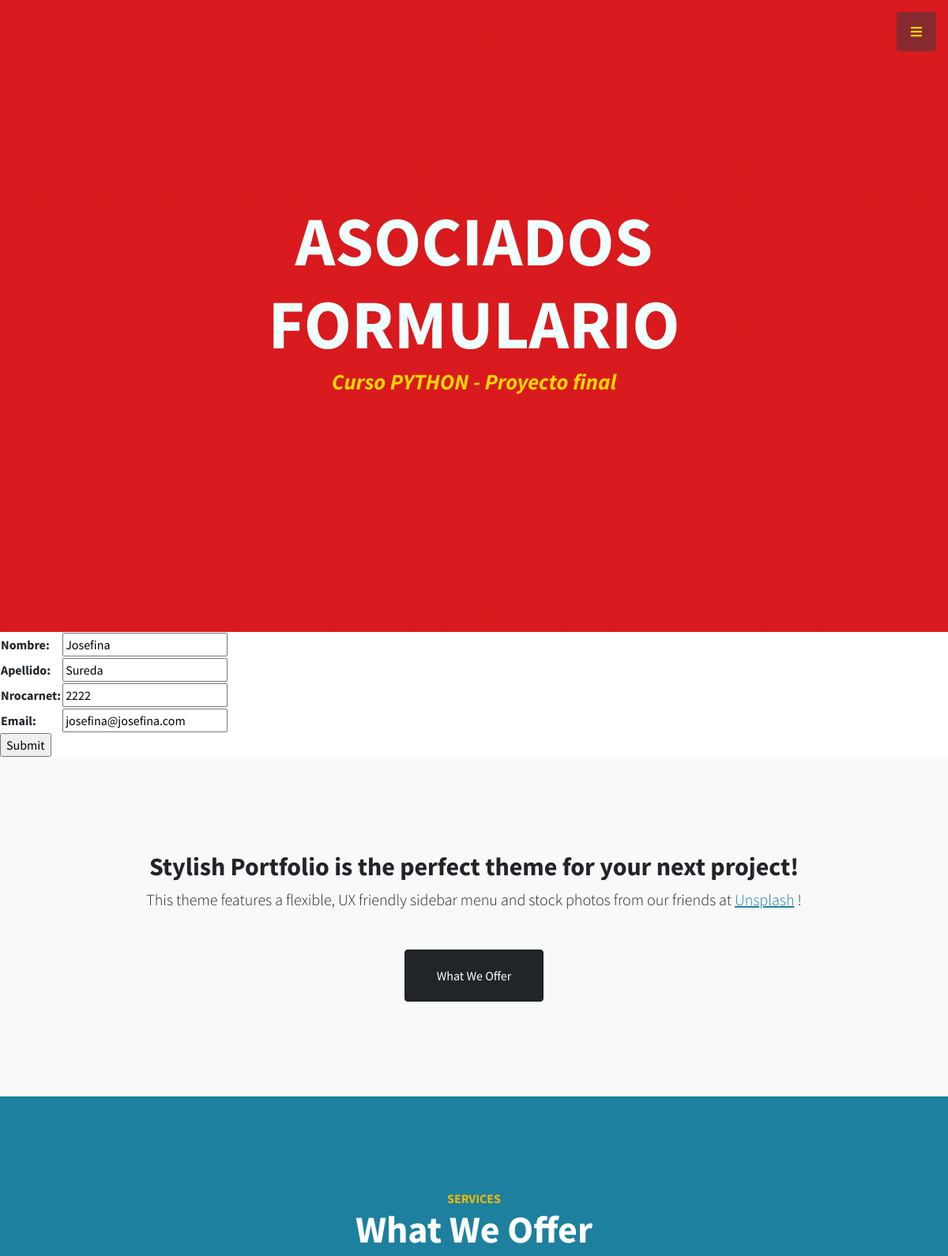
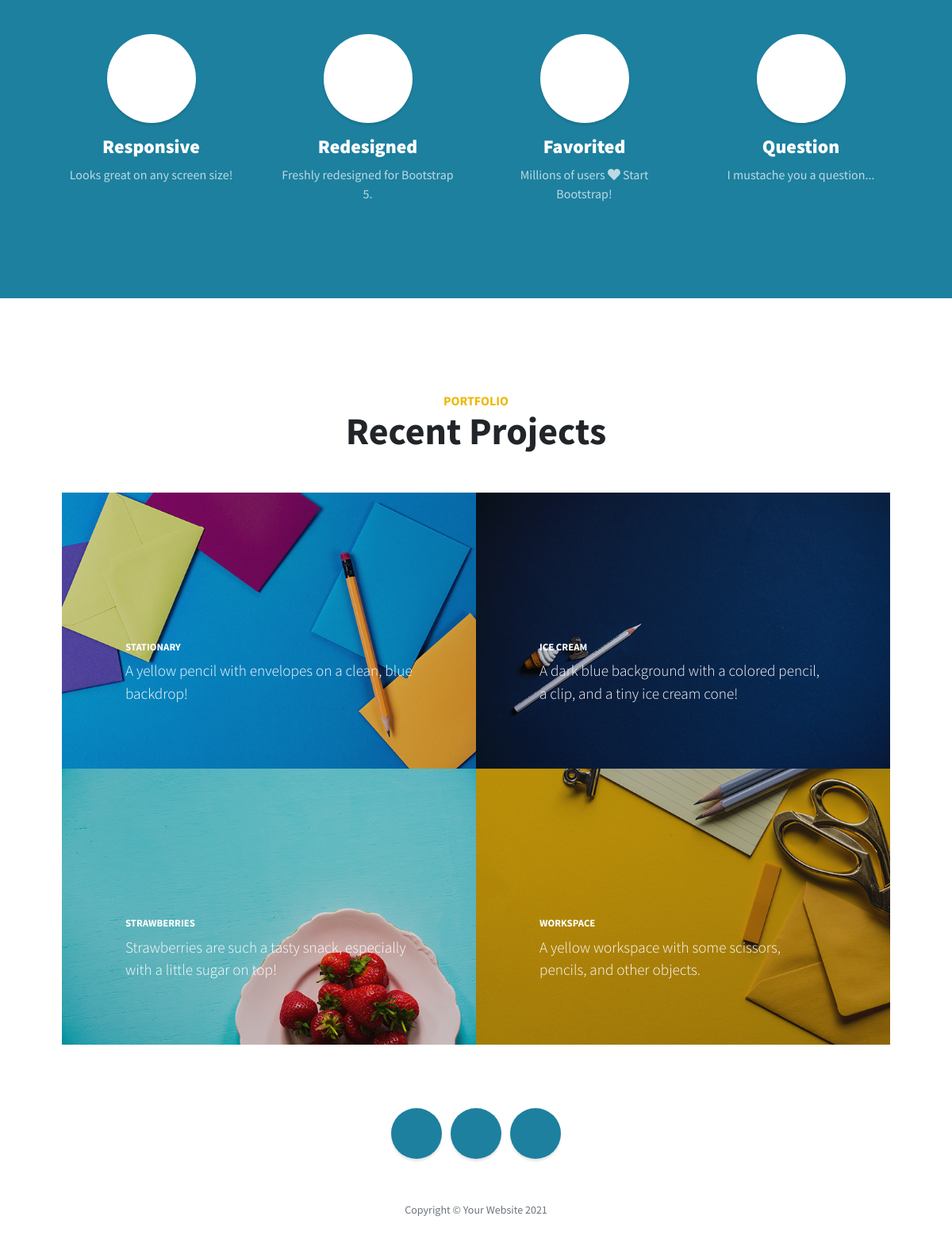
Page /App1/editarAsociados/Josefina/ on the committed database (2 pictures, top to bottom).
### App1/models.py (models this page shows, shortened)
class Asociados (models.Model):
    nombre = models.CharField(max_length=50)
    apellido = models.CharField(max_length=50)
    nroCarnet = models.IntegerField()
    email = models.EmailField()

### App1/views.py (the view)
# urls.py: path('editarAsociados/<nombre_para_editar>/', views.editarAsociados, name="EditarAsociados"),
def editarAsociados(request, nombre_para_editar):
    asociado = Asociados.objects.get(nombre=nombre_para_editar)
    if request.method == "POST":
        miFormulario = AsociadosFormulario(request.POST)
        if miFormulario.is_valid():
            informacion = miFormulario.cleaned_data
            asociado.nombre = informacion["nombre"]
            asociado.apellido = informacion["apellido"]
            asociado.nroCarnet = informacion["nroCarnet"]
            asociado.email = informacion["email"]
            asociado.save()
            return render(request, 'App1/inicio.html')
    else:
        miFormulario = AsociadosFormulario(initial={"nombre":asociado.nombre,"apellido":asociado.apellido,"nroCarnet":asociado.nroCarnet,"email":asociado.email})
    return render(request, 'App1/editarAsociados.html',{"miFormulario":miFormulario,"nombre_para_editar":nombre_para_editar})

### App1/forms.py
class AsociadosFormulario(forms.Form):
    nombre = forms.CharField(max_length=50)
    apellido = forms.CharField(max_length=50)
    nroCarnet = forms.IntegerField()
    email = forms.EmailField()

### App1/templates/App1/editarAsociados.html (shortened to what this page needs)
{% extends "App1/padre.html" %}
{% load static %}
{% block contenido2 %}
    <h1 class="mb-1" style="color: azure;"> ASOCIADOS <br> FORMULARIO </h1>
{% endblock %}
{% block contenido %}
    <form action="" method="POST">{% csrf_token %}
        <table>
        {{ miFormulario.as_table }}
        </table>
        <input type="submit" name="ENVIAR">
    </form>
{% endblock %}

### rows in the picture
Asociados: nombre "Josefina", apellido "Sureda", nroCarnet "2222", email "josefina@josefina.com"
